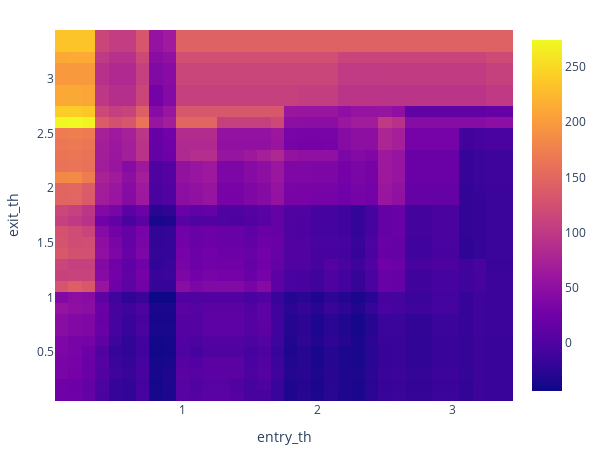

The code cell stored with this chart in its notebook:
### Code cell
# Plot a heatmap to see where our parameter combinations 
# perform well.
comb_stats_df['Total Return [%]'].vbt.heatmap().show()

### Figure 1 — Plotly figure (JSON) as saved in the notebook; plotly's stock layout.template omitted (floating-point values rounded to 4 significant figures; data arrays with more than 128 entries replaced by an {"elided": "..."} marker saying what was removed)
{"data": [{"colorscale": [[0, "#0d0887"], [0.1111, "#46039f"], [0.2222, "#7201a8"], [0.3333, "#9c179e"], [0.4444, "#bd3786"], [0.5556, "#d8576b"], [0.6667, "#ed7953"], [0.7778, "#fb9f3a"], [0.8889, "#fdca26"], [1, "#f0f921"]], "hoverongaps": false, "hovertemplate": "entry_th: %{x}<br>exit_th: %{y}<br>value: %{z}<extra></extra>", "type": "heatmap", "x": [0.1, 0.2, 0.3, 0.4, 0.5, 0.6, 0.7, 0.8, 0.9, 1, 1.1, 1.2, 1.3, 1.4, 1.5, 1.6, 1.7, 1.8, 1.9, 2, 2.1, 2.2, 2.3, 2.4, 2.5, 2.6, 2.7, 2.8, 2.9, 3, 3.1, 3.2, 3.3, 3.4], "y": [0.1, 0.2, 0.3, 0.4, 0.5, 0.6, 0.7, 0.8, 0.9, 1, 1.1, 1.2, 1.3, 1.4, 1.5, 1.6, 1.7, 1.8, 1.9, 2, 2.1, 2.2, 2.3, 2.4, 2.5, 2.6, 2.7, 2.8, 2.9, 3, 3.1, 3.2, 3.3, 3.4], "z": {"elided": "34x34 float values"}}], "layout": {"height": 455, "legend": {"orientation": "h", "traceorder": "normal", "x": 1, "xanchor": "right", "y": 1.02, "yanchor": "bottom"}, "margin": {"b": 30, "l": 30, "r": 30, "t": 30}, "width": 605, "xaxis": {"autorange": true, "range": [0.05, 3.45], "title": {"text": "entry_th"}, "type": "linear"}, "yaxis": {"autorange": true, "range": [0.05, 3.45], "title": {"text": "exit_th"}, "type": "linear"}}}
